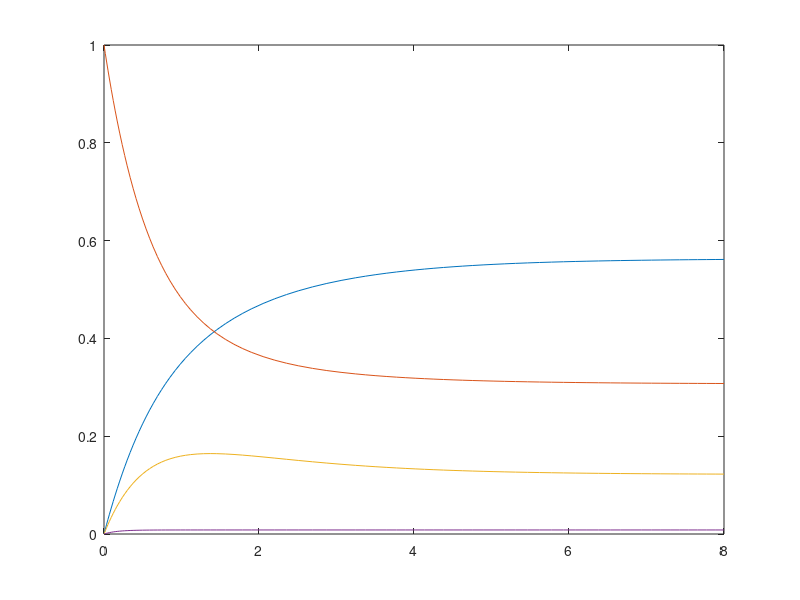
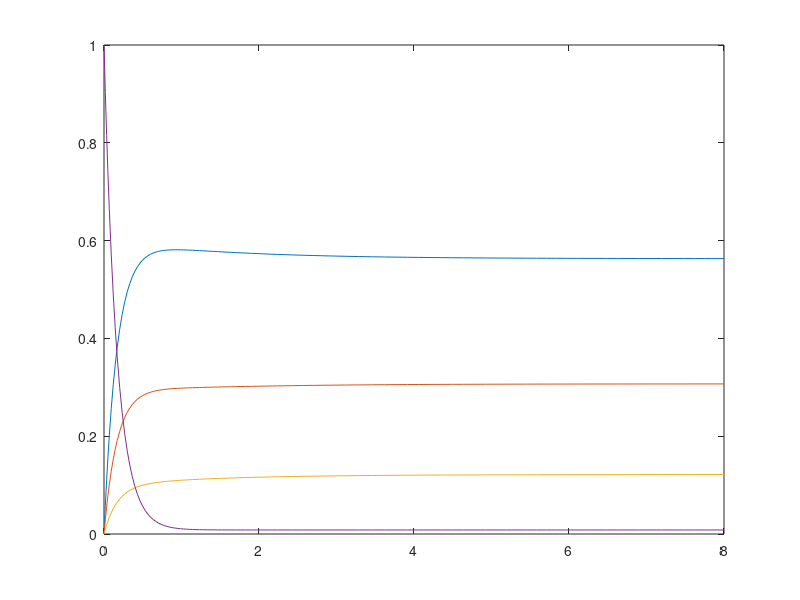

Source code (MATLAB) for these figures, in order:
clear all

%MU JUNJIE ASSIGNMENT8

Q = [ -0.33-0.05, 0.33           , 0       , 0.05        ;
      0.6       , -0.6-0.4-0.05  , 0.4     , 0.05        ;
      0         , 1              , -1-0.05 , 0.05        ;
      3.6       , 1.8            , 0.6     , -3.6-1.8-0.6]
p2 = [0, 1, 0, 0];
p4 = [0 ,0, 0, 1];
figure(1)
[t, Sol] = ode45(@(t,x) Q'*x, [0 8], p2');
plot(t, Sol, "-");
figure(2)
[t, Sol] = ode45(@(t,x) Q'*x, [0 8], p4');
plot(t, Sol, "-");

